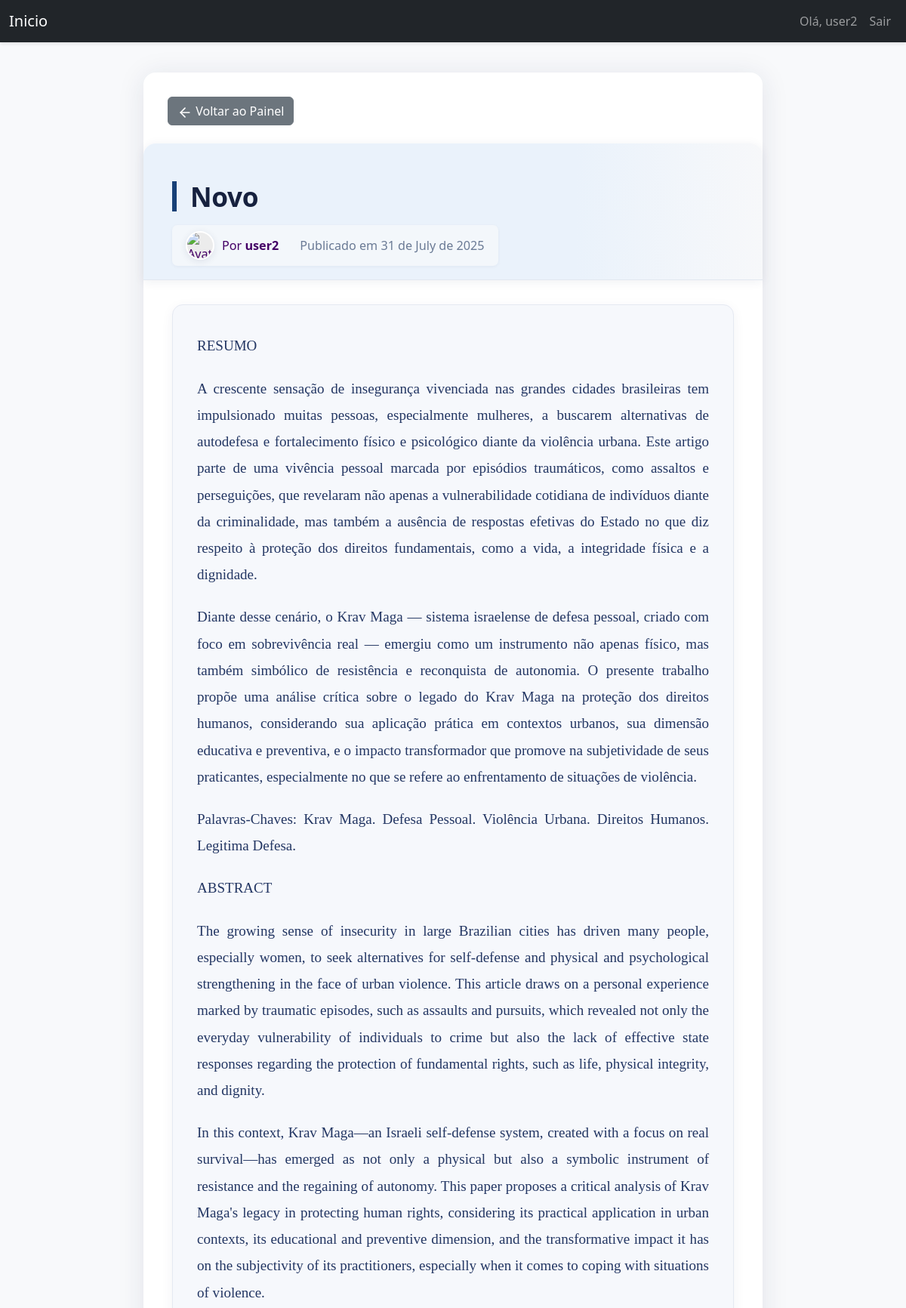
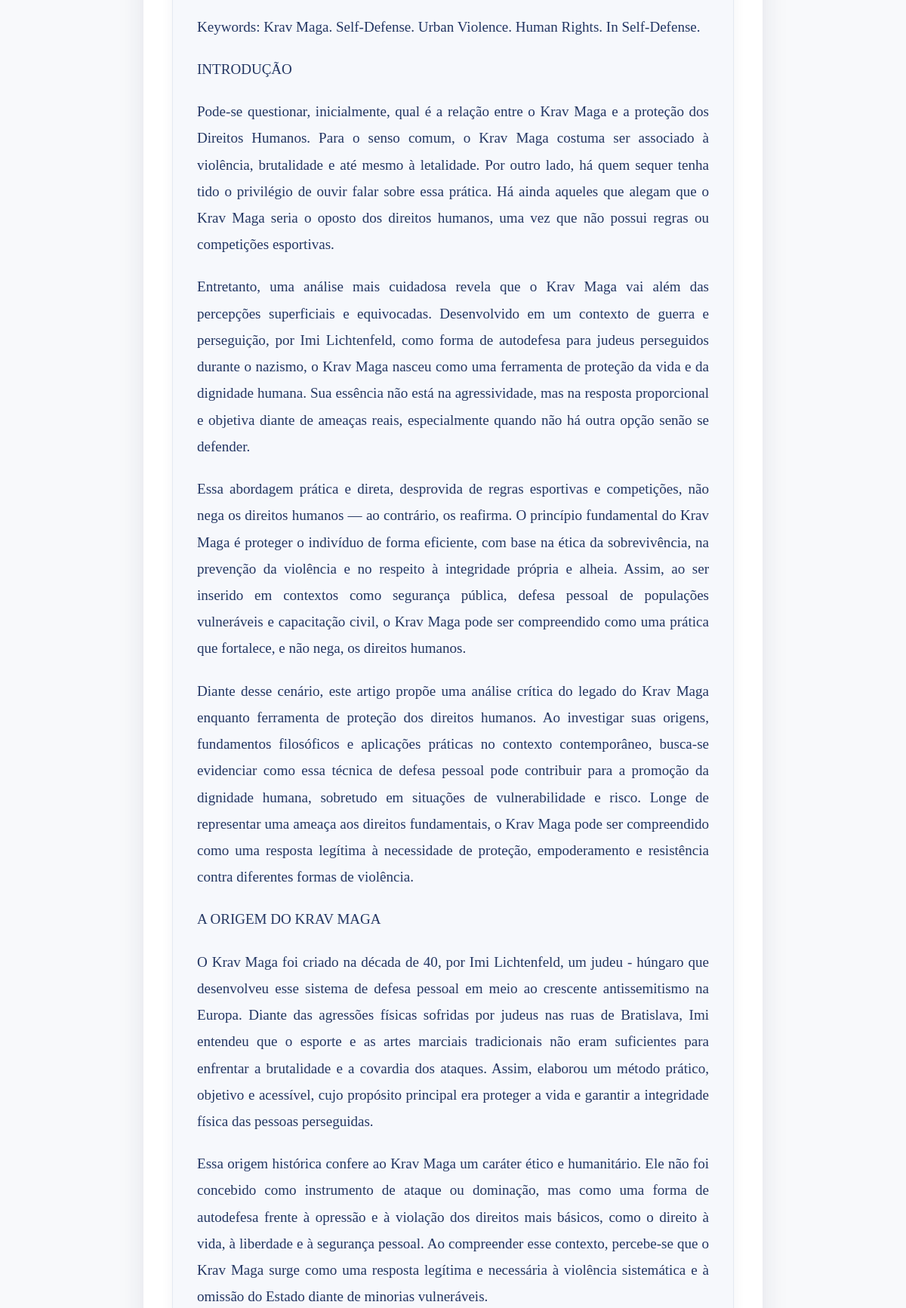
/artigos/10 (signed in, upper part), run on the app's committed database (2 pictures, top to bottom).
### models.py (models this page shows, shortened)
class User(UserMixin, db.Model):
    id = db.Column(db.Integer, primary_key=True)
    username = db.Column(db.String(64), index=True, unique=True)
    email = db.Column(db.String(120), index=True, unique=True)
    password_hash = db.Column(db.String(128))
    is_admin = db.Column(db.Boolean, default=False)
    tickets = db.relationship('Ticket', backref='author', lazy='dynamic', cascade="all, delete-orphan")
    comments = db.relationship('Comment', backref='author', lazy='dynamic', cascade="all, delete-orphan")
    attachments = db.relationship('Attachment', backref='author', lazy='dynamic')
    appointments = db.relationship('Appointment', backref='user', lazy='dynamic', cascade="all, delete-orphan")
    advogados = db.relationship('Advogado', backref='owner_user', lazy='dynamic', cascade="all, delete-orphan")

class Artigo(db.Model):
    id = db.Column(db.Integer, primary_key=True)
    titulo = db.Column(db.String(200), nullable=False)
    conteudo = db.Column(db.Text, nullable=False)
    criado_em = db.Column(db.DateTime, default=datetime.utcnow)
    user_id = db.Column(db.Integer, db.ForeignKey('user.id'), nullable=False)
    imagem_capa = db.Column(db.String(255))
    autor = db.relationship('User', backref='artigos')
    anexos = db.relationship('Arquivo', backref='artigo', lazy='dynamic', cascade="all, delete-orphan")
    comentarios = db.relationship('Comentario', backref='artigo', lazy='dynamic', cascade="all, delete-orphan")

### views.py (the view)
@main_bp.route('/artigos/<int:artigo_id>')
@login_required
def visualizar_artigo(artigo_id):
    artigo = Artigo.query.get_or_404(artigo_id)
    comentarios = Comentario.query.filter_by(artigo_id=artigo.id).order_by(Comentario.criado_em.asc()).all()
    return render_template('visualizar_artigo.html', artigo=artigo, comentarios=comentarios)

### templates/visualizar_artigo.html (shortened to what this page needs)
{% extends "base.html" %}
{% block styles %}
    {{ super() }}
    <link rel="stylesheet" href="{{ url_for('static', filename='css/visualizar_artigo.css') }}">
{% endblock %}
{% block content %}
<article class="article-page">
    <div class="back-button-container">
        <a href="{{ url_for('main.painel_gerenciador') }}" class="btn btn-secondary btn-back">
            <svg xmlns="http://www.w3.org/2000/svg" width="20" height="20" viewBox="0 0 24 24" fill="none"
                 stroke="currentColor" stroke-width="2" stroke-linecap="round" stroke-linejoin="round">
                <path d="M19 12H5"></path>
                <polyline points="12 19 5 12 12 5"></polyline>
            </svg>
            <span>Voltar ao Painel</span>
        </a>
    </div>
    <header class="article-header">
        <div class="header-content">
            <h1 class="article-main-title">{{ artigo.titulo }}</h1>
            <div class="article-meta-detailed">
                <div class="author-info">
                    <img src="{{ url_for('static', filename='avatars/' + (artigo.autor.avatar or 'default.png')) }}" alt="Avatar de {{ artigo.autor.username }}" class="author-avatar">
                    <span>Por <strong>{{ artigo.autor.username }}</strong></span>
                </div>
                <span class="publish-date">Publicado em {{ artigo.criado_em.strftime('%d de %B de %Y') }}</span>
            </div>
        </div>
    </header>
    <div class="article-body-wrapper">
        <div class="article-body">
            {{ artigo.conteudo|safe }}
        </div>
        {% set lista_de_anexos = artigo.anexos.all() if artigo.anexos else [] %}
    </div>
</article>
{% endblock %}

### triagem/templates/base.html (shortened to what this page needs)
<!DOCTYPE html>
<html lang="pt-BR">
<head>
    {% block styles %}
        <link rel="stylesheet" href="https://cdn.jsdelivr.net/npm/bootstrap-icons@1.8.0/font/bootstrap-icons.css">
        <link rel="stylesheet" href="{{ url_for('static', filename='css/triagem.css') }}">
        <link href="https://cdn.jsdelivr.net/npm/bootstrap@5.3.0/dist/css/bootstrap.min.css" rel="stylesheet">
    {% endblock %}
</head>
<body>
    <nav class="navbar navbar-expand-lg navbar-dark bg-dark">
        <div class="container-fluid">
            <a class="navbar-brand" href="{{ url_for('main.index') }}">Inicio</a>
            <div class="collapse navbar-collapse" id="navbarNav">
                <ul class="navbar-nav ms-auto">
                    {% if current_user.is_authenticated %}
                    <li class="nav-item">
                        <span class="nav-link">Olá, {{ current_user.username }}</span>
                    </li>
                    <li class="nav-item">
                        <a class="nav-link" href="{{ url_for('auth.logout') }}">Sair</a>
                    </li>
                    {% else %}
                    <li class="nav-item">
                        <a class="nav-link" href="{{ url_for('auth.login') }}">Login</a>
                    </li>
                    {% endif %}
                </ul>
            </div>
        </div>
    </nav>
    <div class="container mt-4">
        {% block content %}{% endblock %}
    </div>
</body>
</html>

### static/css/triagem.css (style rules this page uses)
body { background-color: #f8f9fa; padding-bottom: 50px; font-family: 'Open Sans', sans-serif; }
.navbar { box-shadow: 0 2px 4px rgba(0,0,0,.1); }
::placeholder { color: #6c757d; opacity: 1; }

### static/css/visualizar_artigo.css (style rules this page uses)
body { background: #f8f9fb; text-align: justify; }
.article-page { max-width: 820px; margin: 40px auto 0 auto; background: #fff; border-radius: 16px; box-shadow: 0 4px 36px rgba(30,42,80,0.10); padding: 0 0 36px 0; font-family: 'Segoe UI', Tahoma, Geneva, Verdana, sans-serif; }
.back-button-container { margin: 0 0 24px 0; padding: 32px 32px 0 32px; text-align: left; }
.article-header { padding: 0; margin-bottom: 0; border-bottom: 1px solid #e2e8f0; background: linear-gradient(90deg, #eaf2fb 70%, #f7f8fa 100%); border-top-left-radius: 16px; border-top-right-radius: 16px; box-shadow: 0 2px 14px 0 rgba(30,42,80,0.07); }
.header-content { max-width: 820px; margin: 0 auto; padding: 50px 38px 18px 38px; display: flex; flex-direction: column; align-items: flex-start; gap: 18px; }
.article-main-title { font-size: 2.2rem; font-weight: 800; line-height: 1.15; color: #16213e; margin: 0 0 0 0; letter-spacing: -0.01em; text-shadow: none; background: none; -webkit-background-clip: border-box; -webkit-text-fill-color: #16213e; background-clip: border-box; font-family: 'Segoe UI', 'Arial', sans-serif; border-left: 6px solid #174076; padding-left: 18px; }
.article-meta-detailed { display: flex; align-items: center; gap: 28px; font-size: 1.01em; color: #406; background: #f3f7fb; padding: 8px 18px; border-radius: 7px; box-shadow: 0 1px 4px rgba(30,42,80,0.05); font-family: 'Segoe UI', Arial, sans-serif; }
.author-info { display: flex; align-items: center; gap: 10px; }
.author-avatar { border-radius: 50%; width: 38px; height: 38px; object-fit: cover; box-shadow: 0 2px 10px rgba(30,42,80,0.10); border: 2px solid #fff; background: #ececec; }
.publish-date { color: #6a7a95; font-size: 1em; font-weight: 500; }
.article-body-wrapper { padding: 0 38px; }
.article-body { font-size: 1.19rem; line-height: 1.85; color: #233663; margin: 32px 0 28px 0; font-family: 'Merriweather', Georgia, serif; background: #f6f8fc; border-radius: 14px; padding: 36px 32px 36px 32px; box-shadow: 0 4px 16px rgba(34,58,110,0.06); border: 1px solid #e5e9f2; min-height: 180px; word-break: break-word; }
.article-body p { margin-bottom: 1.1em; }

### data on the page
User: username "user2", autor.username "user2"
Artigo: titulo "Novo", criado_em "31 de July de 2025", conteudo "RESUMO A crescente sensação de insegurança vivenciada nas grandes cidades brasileiras tem impulsionado muitas pessoas, especialmente mulheres, a buscarem alternativas de autodefesa e fortalecimento físico e psicológico diante da violência urbana. Este artigo parte de uma vivência pessoal marcada por episódios traumáticos, como assaltos e perseguições, que revelaram não apenas a vulnerabilidade cotidiana de indivíduos diante da criminalidade, mas também a ausência de respostas efetivas do Estado no que diz respeito à proteção dos direitos fundamentais, como a vida, a integridade física e a dignidade. Diante desse cenário, o Krav Maga — sistema israelense de defesa pessoal, criado com foco em…"
